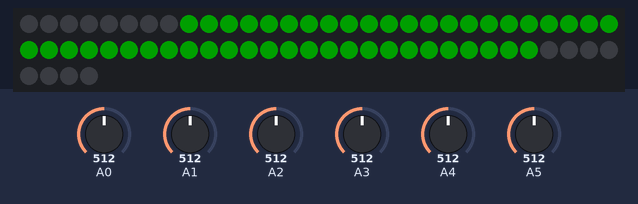
The sketch below on a simulated Arduino Uno, built with avr-gcc and run on an emulated ATmega328P. Parts: 64 RGB LEDs in strip order, left to right, continuing on the next row. Wiring (inferred from the names in the program): WS2812 LEDs: data pin 6. Inputs (shaded band) come from the test bench; at power-on: A0 = 512, A1 = 512, A2 = 512, A3 = 512, A4 = 512, A5 = 512. Dim RGB values are drawn brighter than linear.

Above: at 1.8 s.
1.9 s: A0 set to 177
3.4 s: A0 set to 156
5.5 s: A1 set to 54
7.5 s: A2 set to 54
At 9.1 s:
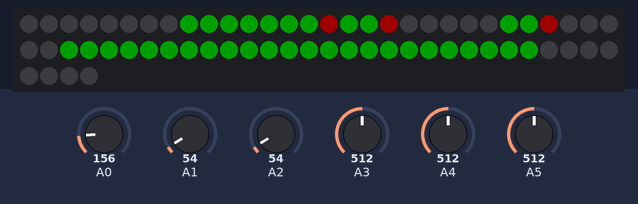
9.5 s: A3 set to 54
11.5 s: A4 set to 54
At 13.2 s:
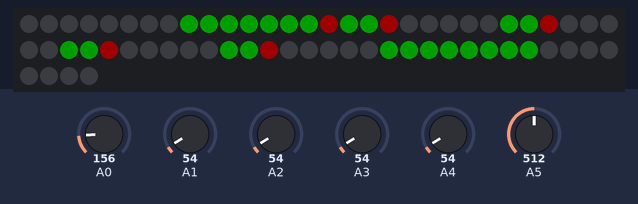
Timing chart, 0 to 14.5 s (numbered marks = the images above; inputs shaded):
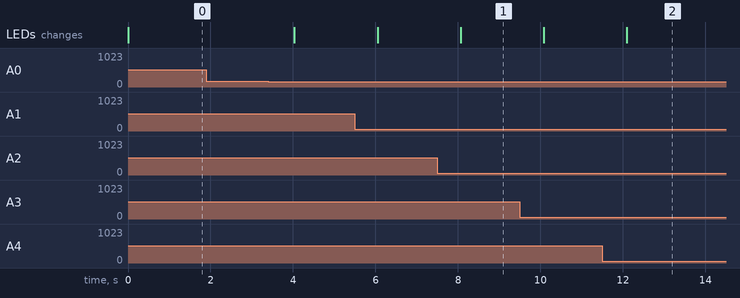

The sketch:

CJMCU_8x8_6_Analogs.ino
```cpp
// Program for sending 6 Analogs to one WS2812 string 8x8
// By Robert Davis II
// Uses Digital Pin 6 change for other pins.
int LEDpin=6;
int MaxLed=64;
int DotBright=64; // sets your brightness
int led=8;  // Number of LED's per row

// The delay timing is for an Arduino UNO.
// Sorry digitalWrite is too slow to use.
void sendBit( uint8_t bits ) {
  PORTD= 0xF0;  // turn on
  PORTD= 0xF0;  // delay
  PORTD= 0xF0;  // delay
  PORTD= 0xF0;  // delay
  PORTD= 0xF0;  // delay (Add more for faster processors)
  PORTD= bits;  // send data
  PORTD= bits;  // delay
  PORTD= bits;  // delay
  PORTD= bits;  // delay
  PORTD= bits;  // delay
  PORTD= 0x00;  // Turn off;
}

void sendColor( int red, int green, int blue ) {
 // Send the bit 8 times down the row, each pixel is 8 bits each for R,G,B
  int mask = 0x01;  // shifting mask to determine bit status
    for (int bit=8; bit>0; bit--){
      if (green & (mask<<bit))sendBit( 0xF0 ); else sendBit( 0x00 ); }
    for (int bit=8; bit>0; bit--){
       if (red & (mask<<bit))sendBit( 0xF0 ); else sendBit( 0x00 ); }
    for (int bit=8; bit>0; bit--){
       if (blue & (mask<<bit))sendBit( 0xF0 ); else sendBit( 0x00 ); }
 }

void setup() {
  pinMode (LEDpin, OUTPUT);
  }

void loop() {
  // Read Analog Inputs
  int analog0 = analogRead(A0)/20.5;
  int analog1 = analogRead(A1)/20.5;
  int analog2 = analogRead(A2)/20.5;
  int analog3 = analogRead(A3)/20.5;
  int analog4 = analogRead(A4)/20.5;
  int analog5 = analogRead(A5)/20.5;
  cli();                        // No time for interruptions!
  for (int row=0; row<8; row++){  // Number of rows
    for (int l=0; l<led; l++){      // Number of LED's per row
      if (row==0){
        sendColor(0,0,0);
      }
      if (row==1){
        if (l<analog0) sendColor(0, DotBright, 0); // green
        if (l==analog0) sendColor(DotBright, 0, 0); // green
        if (l>analog0) sendColor(0,0,0);
      }
      if (row==2){
        if (l<analog1) sendColor(0, DotBright, 0); // green
        if (l==analog1) sendColor(DotBright, 0, 0); // green
        if (l>analog1) sendColor(0,0,0);
      }
      if (row==3){
        if (l<analog2) sendColor(0, DotBright, 0); // green
        if (l==analog2) sendColor(DotBright, 0, 0); // green
        if (l>analog2) sendColor(0,0,0);
      }
      if (row==4){
        if (l<analog3) sendColor(0, DotBright, 0); // green
        if (l==analog3) sendColor(DotBright, 0, 0); // green
        if (l>analog3) sendColor(0,0,0);
      }
      if (row==5){
        if (l<analog4) sendColor(0, DotBright, 0); // green
        if (l==analog4) sendColor(DotBright, 0, 0); // green
        if (l>analog4) sendColor(0,0,0);
      }
      if (row==6){
        if (l<analog5) sendColor(0, DotBright, 0); // green
        if (l==analog5) sendColor(DotBright, 0, 0); // green
        if (l>analog5) sendColor(0,0,0);
      }
      if (row==7){
        sendColor(0,0,0);
      }
    }
  }
  sei();
  delay(1000);  // Turn on display
}
```

Measured:
- after the input at 1.9 s, every drawn part: stays the same
- after the input at 7.5 s, the LEDs: change after 0.56 s (image 1)
- after the input at 11.5 s, the LEDs: change after 0.59 s (image 2)
